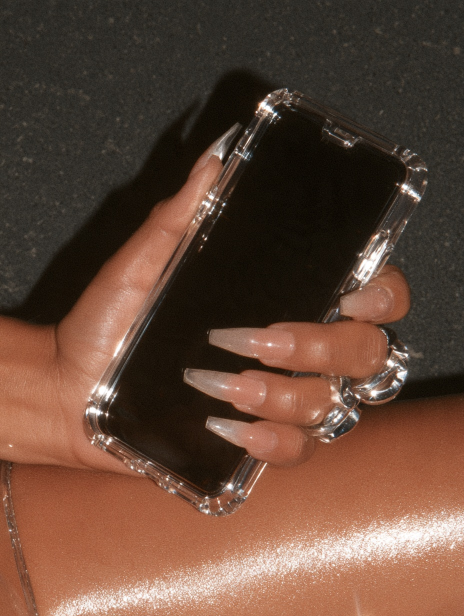
#> input picture drafts/pinterest/motion/src/hand-phone.jpg, 928 x 1232 px (shown at 1/2 size)
$ python spatial.py src/hand-phone.jpg src/hand-phone.jpg src/hand-phone.jpg 1.0
#> lines starting #> are read from the running program, lines starting #| are printed output that depends on the picture
# 3D "spatial scene" from one photo (Megan Nov 23: "Like a 3D spatial scene for a picture").
# Free: Depth Anything V2 Small (ONNX, onnx-community on Hugging Face) estimates depth, then each frame shifts
# near pixels more than far ones along a slow looping camera path. 6s seamless loop, 1000x1500 (2:3), 30fps.
# Usage: python3 spatial.py <photo> <depth.onnx> <out.mp4> [strength_px]
import sys, cv2, numpy as np, onnxruntime as ort, subprocess, os, tempfile
src, model, out = sys.argv[1:4]; A = float(sys.argv[4]) if len(sys.argv) > 4 else 28
W, H, N = 1000, 1500, 180
img = cv2.imread(src); h, w = img.shape[:2]
#> further down, img is the input picture: shape (1232, 928, 3); mean B, G, R 55.7, 70.8, 98.9
#> after `h, w = img.shape[:2]`: h = 1232; w = 928
if w / h > W / H: nw = int(h * W / H); img = img[:, (w - nw) // 2:(w - nw) // 2 + nw]
#> after `nw = int(h * W / H)`: nw = 821
#> after `img = img[:, (w - nw) // 2:(w - nw) // 2 + nw]`:
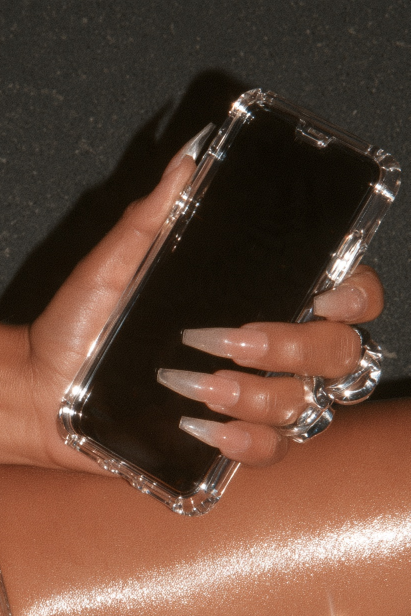
#> img: shape (1232, 821, 3) (shown at 1/2 size); mean B, G, R 55.9, 71, 99.3
else: nh = int(w * H / W); img = img[(h - nh) // 2:(h - nh) // 2 + nh]
img = cv2.resize(img, (W, H), interpolation=cv2.INTER_AREA)
#> img: shape (1500, 1000, 3)
x = cv2.resize(cv2.cvtColor(img, cv2.COLOR_BGR2RGB), (518, 518)).astype(np.float32) / 255
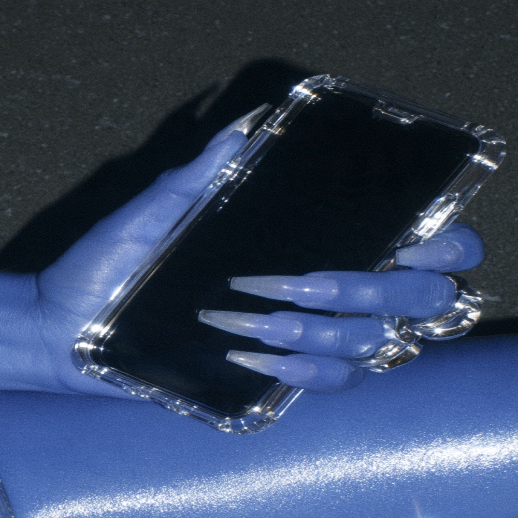
#> x: shape (518, 518, 3) float32; mean B, G, R 0.388, 0.277, 0.218
x = ((x - [0.485, 0.456, 0.406]) / [0.229, 0.224, 0.225]).astype(np.float32).transpose(2, 0, 1)[None]
#> (the run stopped early here; a loop or call above may not have finished)
